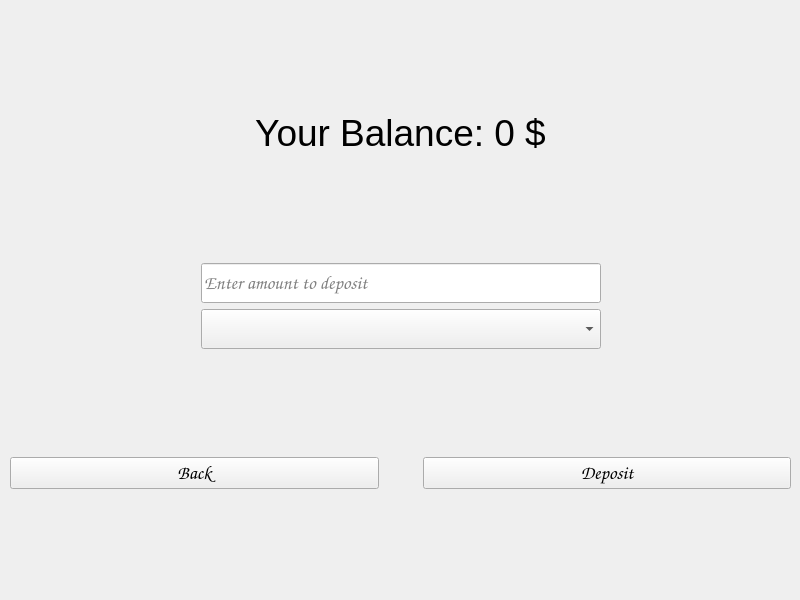
<?xml version="1.0" encoding="UTF-8"?>
<ui version="4.0">
 <class>NewDepositMenu</class>
 <widget class="QWidget" name="NewDepositMenu">
  <property name="geometry">
   <rect>
    <x>0</x>
    <y>0</y>
    <width>800</width>
    <height>600</height>
   </rect>
  </property>
  <property name="font">
   <font>
    <family>Comic Sans MS</family>
    <pointsize>14</pointsize>
   </font>
  </property>
  <property name="windowTitle">
   <string>Form</string>
  </property>
  <widget class="QWidget" name="verticalLayoutWidget">
   <property name="geometry">
    <rect>
     <x>10</x>
     <y>10</y>
     <width>781</width>
     <height>581</height>
    </rect>
   </property>
   <layout class="QVBoxLayout" name="MainLayout">
    <item>
     <spacer name="verticalSpacer_2">
      <property name="orientation">
       <enum>Qt::Vertical</enum>
      </property>
      <property name="sizeHint" stdset="0">
       <size>
        <width>20</width>
        <height>40</height>
       </size>
      </property>
     </spacer>
    </item>
    <item>
     <widget class="QLabel" name="LabelName">
      <property name="baseSize">
       <size>
        <width>0</width>
        <height>0</height>
       </size>
      </property>
      <property name="font">
       <font>
        <family>Arial</family>
        <pointsize>28</pointsize>
       </font>
      </property>
      <property name="text">
       <string>Your Balance: 0 $</string>
      </property>
      <property name="textFormat">
       <enum>Qt::PlainText</enum>
      </property>
      <property name="alignment">
       <set>Qt::AlignBottom|Qt::AlignHCenter</set>
      </property>
     </widget>
    </item>
    <item>
     <spacer name="verticalSpacer_4">
      <property name="orientation">
       <enum>Qt::Vertical</enum>
      </property>
      <property name="sizeHint" stdset="0">
       <size>
        <width>20</width>
        <height>40</height>
       </size>
      </property>
     </spacer>
    </item>
    <item>
     <layout class="QVBoxLayout" name="InputLayout">
      <item>
       <layout class="QHBoxLayout" name="AmountLayout">
        <item>
         <spacer name="horizontalSpacer_3">
          <property name="orientation">
           <enum>Qt::Horizontal</enum>
          </property>
          <property name="sizeHint" stdset="0">
           <size>
            <width>40</width>
            <height>20</height>
           </size>
          </property>
         </spacer>
        </item>
        <item>
         <widget class="QLineEdit" name="amount_input">
          <property name="sizePolicy">
           <sizepolicy hsizetype="Fixed" vsizetype="Fixed">
            <horstretch>0</horstretch>
            <verstretch>0</verstretch>
           </sizepolicy>
          </property>
          <property name="minimumSize">
           <size>
            <width>400</width>
            <height>40</height>
           </size>
          </property>
          <property name="font">
           <font>
            <family>Comic Sans MS</family>
            <pointsize>14</pointsize>
           </font>
          </property>
          <property name="inputMask">
           <string/>
          </property>
          <property name="text">
           <string/>
          </property>
          <property name="maxLength">
           <number>10</number>
          </property>
          <property name="placeholderText">
           <string>Enter amount to deposit</string>
          </property>
         </widget>
        </item>
        <item>
         <spacer name="horizontalSpacer_4">
          <property name="orientation">
           <enum>Qt::Horizontal</enum>
          </property>
          <property name="sizeHint" stdset="0">
           <size>
            <width>40</width>
            <height>20</height>
           </size>
          </property>
         </spacer>
        </item>
       </layout>
      </item>
      <item>
       <layout class="QHBoxLayout" name="DateLayout">
        <item>
         <spacer name="horizontalSpacer_5">
          <property name="orientation">
           <enum>Qt::Horizontal</enum>
          </property>
          <property name="sizeHint" stdset="0">
           <size>
            <width>40</width>
            <height>20</height>
           </size>
          </property>
         </spacer>
        </item>
        <item>
         <widget class="QComboBox" name="comboBox">
          <property name="sizePolicy">
           <sizepolicy hsizetype="Fixed" vsizetype="Fixed">
            <horstretch>0</horstretch>
            <verstretch>0</verstretch>
           </sizepolicy>
          </property>
          <property name="minimumSize">
           <size>
            <width>400</width>
            <height>40</height>
           </size>
          </property>
         </widget>
        </item>
        <item>
         <spacer name="horizontalSpacer_6">
          <property name="orientation">
           <enum>Qt::Horizontal</enum>
          </property>
          <property name="sizeHint" stdset="0">
           <size>
            <width>40</width>
            <height>20</height>
           </size>
          </property>
         </spacer>
        </item>
       </layout>
      </item>
     </layout>
    </item>
    <item>
     <spacer name="verticalSpacer">
      <property name="orientation">
       <enum>Qt::Vertical</enum>
      </property>
      <property name="sizeHint" stdset="0">
       <size>
        <width>20</width>
        <height>40</height>
       </size>
      </property>
     </spacer>
    </item>
    <item>
     <layout class="QHBoxLayout" name="ButtonsLayout">
      <item>
       <widget class="QPushButton" name="back_button">
        <property name="text">
         <string>Back</string>
        </property>
       </widget>
      </item>
      <item>
       <spacer name="horizontalSpacer_2">
        <property name="orientation">
         <enum>Qt::Horizontal</enum>
        </property>
        <property name="sizeType">
         <enum>QSizePolicy::Minimum</enum>
        </property>
        <property name="sizeHint" stdset="0">
         <size>
          <width>38</width>
          <height>18</height>
         </size>
        </property>
       </spacer>
      </item>
      <item>
       <widget class="QPushButton" name="new_deposit_button">
        <property name="text">
         <string>Deposit</string>
        </property>
       </widget>
      </item>
     </layout>
    </item>
    <item>
     <spacer name="verticalSpacer_3">
      <property name="orientation">
       <enum>Qt::Vertical</enum>
      </property>
      <property name="sizeHint" stdset="0">
       <size>
        <width>20</width>
        <height>40</height>
       </size>
      </property>
     </spacer>
    </item>
   </layout>
  </widget>
 </widget>
 <resources/>
 <connections/>
</ui>
